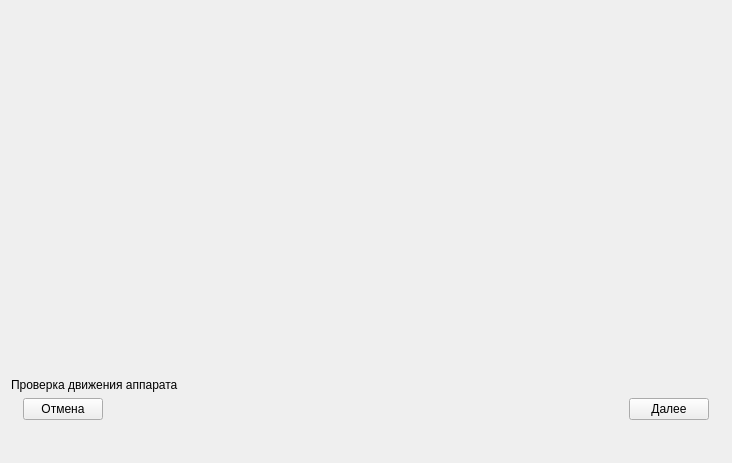
<?xml version="1.0" encoding="UTF-8"?>
<ui version="4.0">
 <class>TestDeviceMovementPage</class>
 <widget class="QWidget" name="TestDeviceMovementPage">
  <property name="geometry">
   <rect>
    <x>0</x>
    <y>0</y>
    <width>732</width>
    <height>463</height>
   </rect>
  </property>
  <property name="windowTitle">
   <string>Form</string>
  </property>
  <layout class="QVBoxLayout" name="verticalLayout">
   <item>
    <spacer name="verticalSpacer_2">
     <property name="orientation">
      <enum>Qt::Vertical</enum>
     </property>
     <property name="sizeHint" stdset="0">
      <size>
       <width>20</width>
       <height>351</height>
      </size>
     </property>
    </spacer>
   </item>
   <item>
    <widget class="QLabel" name="label">
     <property name="text">
      <string>Проверка движения аппарата</string>
     </property>
    </widget>
   </item>
   <item>
    <layout class="QHBoxLayout" name="horizontalLayout">
     <item>
      <spacer name="horizontalSpacer_2">
       <property name="orientation">
        <enum>Qt::Horizontal</enum>
       </property>
       <property name="sizeType">
        <enum>QSizePolicy::Fixed</enum>
       </property>
       <property name="sizeHint" stdset="0">
        <size>
         <width>12</width>
         <height>20</height>
        </size>
       </property>
      </spacer>
     </item>
     <item>
      <widget class="QPushButton" name="pushButton_cancel">
       <property name="text">
        <string>Отмена</string>
       </property>
      </widget>
     </item>
     <item>
      <spacer name="horizontalSpacer">
       <property name="orientation">
        <enum>Qt::Horizontal</enum>
       </property>
       <property name="sizeHint" stdset="0">
        <size>
         <width>40</width>
         <height>20</height>
        </size>
       </property>
      </spacer>
     </item>
     <item>
      <widget class="QPushButton" name="pushButton_forward">
       <property name="text">
        <string>Далее</string>
       </property>
      </widget>
     </item>
     <item>
      <spacer name="horizontalSpacer_3">
       <property name="orientation">
        <enum>Qt::Horizontal</enum>
       </property>
       <property name="sizeType">
        <enum>QSizePolicy::Fixed</enum>
       </property>
       <property name="sizeHint" stdset="0">
        <size>
         <width>12</width>
         <height>20</height>
        </size>
       </property>
      </spacer>
     </item>
    </layout>
   </item>
   <item>
    <spacer name="verticalSpacer">
     <property name="orientation">
      <enum>Qt::Vertical</enum>
     </property>
     <property name="sizeType">
      <enum>QSizePolicy::Fixed</enum>
     </property>
     <property name="sizeHint" stdset="0">
      <size>
       <width>20</width>
       <height>32</height>
      </size>
     </property>
    </spacer>
   </item>
  </layout>
 </widget>
 <resources/>
 <connections/>
</ui>
